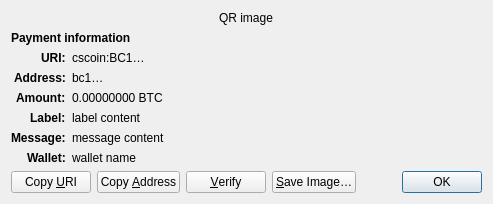
<?xml version="1.0" encoding="UTF-8"?>
<ui version="4.0">
 <class>ReceiveRequestDialog</class>
 <widget class="QDialog" name="ReceiveRequestDialog">
  <property name="geometry">
   <rect>
    <x>0</x>
    <y>0</y>
    <width>413</width>
    <height>229</height>
   </rect>
  </property>
  <property name="windowTitle">
   <string>Request payment to …</string>
  </property>
  <layout class="QGridLayout" name="gridLayout" columnstretch="0,1">
   <property name="sizeConstraint">
    <enum>QLayout::SetFixedSize</enum>
   </property>
   <item row="0" column="0" colspan="2" alignment="Qt::AlignHCenter">
    <widget class="QRImageWidget" name="qr_code">
     <property name="text">
      <string notr="true">QR image</string>
     </property>
     <property name="textInteractionFlags">
      <set>Qt::NoTextInteraction</set>
     </property>
    </widget>
   </item>
   <item row="1" column="0" colspan="2">
    <widget class="QLabel" name="payment_header">
     <property name="font">
      <font>
       <weight>75</weight>
       <bold>true</bold>
      </font>
     </property>
     <property name="text">
      <string>Payment information</string>
     </property>
     <property name="textInteractionFlags">
      <set>Qt::NoTextInteraction</set>
     </property>
    </widget>
   </item>
   <item row="2" column="0" alignment="Qt::AlignRight|Qt::AlignTop">
    <widget class="QLabel" name="uri_tag">
     <property name="font">
      <font>
       <weight>75</weight>
       <bold>true</bold>
      </font>
     </property>
     <property name="text">
      <string notr="true">URI:</string>
     </property>
     <property name="textFormat">
      <enum>Qt::PlainText</enum>
     </property>
     <property name="textInteractionFlags">
      <set>Qt::NoTextInteraction</set>
     </property>
    </widget>
   </item>
   <item row="2" column="1" alignment="Qt::AlignTop">
    <widget class="QLabel" name="uri_content">
     <property name="text">
      <string notr="true">cscoin:BC1…</string>
     </property>
     <property name="textFormat">
      <enum>Qt::RichText</enum>
     </property>
     <property name="wordWrap">
      <bool>true</bool>
     </property>
     <property name="textInteractionFlags">
      <set>Qt::TextSelectableByMouse</set>
     </property>
    </widget>
   </item>
   <item row="3" column="0" alignment="Qt::AlignRight|Qt::AlignTop">
    <widget class="QLabel" name="address_tag">
     <property name="font">
      <font>
       <weight>75</weight>
       <bold>true</bold>
      </font>
     </property>
     <property name="text">
      <string>Address:</string>
     </property>
     <property name="textInteractionFlags">
      <set>Qt::NoTextInteraction</set>
     </property>
    </widget>
   </item>
   <item row="3" column="1" alignment="Qt::AlignTop">
    <widget class="QLabel" name="address_content">
     <property name="text">
      <string notr="true">bc1…</string>
     </property>
     <property name="textFormat">
      <enum>Qt::PlainText</enum>
     </property>
     <property name="textInteractionFlags">
      <set>Qt::TextSelectableByMouse</set>
     </property>
    </widget>
   </item>
   <item row="4" column="0" alignment="Qt::AlignRight|Qt::AlignTop">
    <widget class="QLabel" name="amount_tag">
     <property name="font">
      <font>
       <weight>75</weight>
       <bold>true</bold>
      </font>
     </property>
     <property name="text">
      <string>Amount:</string>
     </property>
     <property name="textInteractionFlags">
      <set>Qt::NoTextInteraction</set>
     </property>
    </widget>
   </item>
   <item row="4" column="1" alignment="Qt::AlignTop">
    <widget class="QLabel" name="amount_content">
     <property name="text">
      <string notr="true">0.00000000 BTC</string>
     </property>
     <property name="textFormat">
      <enum>Qt::PlainText</enum>
     </property>
     <property name="textInteractionFlags">
      <set>Qt::TextSelectableByMouse</set>
     </property>
    </widget>
   </item>
   <item row="5" column="0" alignment="Qt::AlignRight|Qt::AlignTop">
    <widget class="QLabel" name="label_tag">
     <property name="font">
      <font>
       <weight>75</weight>
       <bold>true</bold>
      </font>
     </property>
     <property name="text">
      <string>Label:</string>
     </property>
     <property name="textInteractionFlags">
      <set>Qt::NoTextInteraction</set>
     </property>
    </widget>
   </item>
   <item row="5" column="1" alignment="Qt::AlignTop">
    <widget class="QLabel" name="label_content">
     <property name="text">
      <string notr="true">label content</string>
     </property>
     <property name="textFormat">
      <enum>Qt::PlainText</enum>
     </property>
     <property name="wordWrap">
      <bool>true</bool>
     </property>
     <property name="textInteractionFlags">
      <set>Qt::TextSelectableByMouse</set>
     </property>
    </widget>
   </item>
   <item row="6" column="0" alignment="Qt::AlignRight|Qt::AlignTop">
    <widget class="QLabel" name="message_tag">
     <property name="font">
      <font>
       <weight>75</weight>
       <bold>true</bold>
      </font>
     </property>
     <property name="text">
      <string>Message:</string>
     </property>
     <property name="textInteractionFlags">
      <set>Qt::NoTextInteraction</set>
     </property>
    </widget>
   </item>
   <item row="6" column="1" alignment="Qt::AlignTop">
    <widget class="QLabel" name="message_content">
     <property name="text">
      <string notr="true">message content</string>
     </property>
     <property name="textFormat">
      <enum>Qt::PlainText</enum>
     </property>
     <property name="wordWrap">
      <bool>true</bool>
     </property>
     <property name="textInteractionFlags">
      <set>Qt::TextSelectableByMouse</set>
     </property>
    </widget>
   </item>
   <item row="7" column="0" alignment="Qt::AlignRight|Qt::AlignTop">
    <widget class="QLabel" name="wallet_tag">
     <property name="font">
      <font>
       <weight>75</weight>
       <bold>true</bold>
      </font>
     </property>
     <property name="text">
      <string>Wallet:</string>
     </property>
     <property name="textInteractionFlags">
      <set>Qt::NoTextInteraction</set>
     </property>
    </widget>
   </item>
   <item row="7" column="1" alignment="Qt::AlignTop">
    <widget class="QLabel" name="wallet_content">
     <property name="text">
      <string notr="true">wallet name</string>
     </property>
     <property name="textFormat">
      <enum>Qt::PlainText</enum>
     </property>
     <property name="wordWrap">
      <bool>true</bool>
     </property>
     <property name="textInteractionFlags">
      <set>Qt::TextSelectableByMouse</set>
     </property>
    </widget>
   </item>
   <item row="8" column="0" colspan="2">
    <layout class="QHBoxLayout" name="horizontalLayout">
     <item>
      <widget class="QPushButton" name="btnCopyURI">
       <property name="text">
        <string>Copy &amp;URI</string>
       </property>
       <property name="autoDefault">
        <bool>false</bool>
       </property>
      </widget>
     </item>
     <item>
      <widget class="QPushButton" name="btnCopyAddress">
       <property name="text">
        <string>Copy &amp;Address</string>
       </property>
       <property name="autoDefault">
        <bool>false</bool>
       </property>
      </widget>
     </item>
     <item>
      <widget class="QPushButton" name="btnVerify">
       <property name="text">
        <string>&amp;Verify</string>
       </property>
       <property name="toolTip">
        <string>Verify this address on e.g. a hardware wallet screen</string>
       </property>
       <property name="autoDefault">
        <bool>false</bool>
       </property>
      </widget>
     </item>
     <item>
      <widget class="QPushButton" name="btnSaveAs">
       <property name="text">
        <string>&amp;Save Image…</string>
       </property>
       <property name="autoDefault">
        <bool>false</bool>
       </property>
      </widget>
     </item>
     <item>
      <spacer name="horizontalSpacer_2">
       <property name="orientation">
        <enum>Qt::Horizontal</enum>
       </property>
       <property name="sizeHint" stdset="0">
        <size>
         <width>40</width>
         <height>20</height>
        </size>
       </property>
      </spacer>
     </item>
     <item>
      <widget class="QDialogButtonBox" name="buttonBox">
       <property name="focusPolicy">
        <enum>Qt::StrongFocus</enum>
       </property>
       <property name="standardButtons">
        <set>QDialogButtonBox::Ok</set>
       </property>
      </widget>
     </item>
    </layout>
   </item>
  </layout>
 </widget>
 <customwidgets>
  <customwidget>
   <class>QRImageWidget</class>
   <extends>QLabel</extends>
   <header>qt/qrimagewidget.h</header>
  </customwidget>
 </customwidgets>
 <tabstops>
  <tabstop>buttonBox</tabstop>
  <tabstop>btnCopyURI</tabstop>
  <tabstop>btnCopyAddress</tabstop>
  <tabstop>btnSaveAs</tabstop>
 </tabstops>
 <resources/>
 <connections>
  <connection>
   <sender>buttonBox</sender>
   <signal>accepted()</signal>
   <receiver>ReceiveRequestDialog</receiver>
   <slot>accept()</slot>
   <hints>
    <hint type="sourcelabel">
     <x>135</x>
     <y>230</y>
    </hint>
    <hint type="destinationlabel">
     <x>135</x>
     <y>126</y>
    </hint>
   </hints>
  </connection>
 </connections>
</ui>
